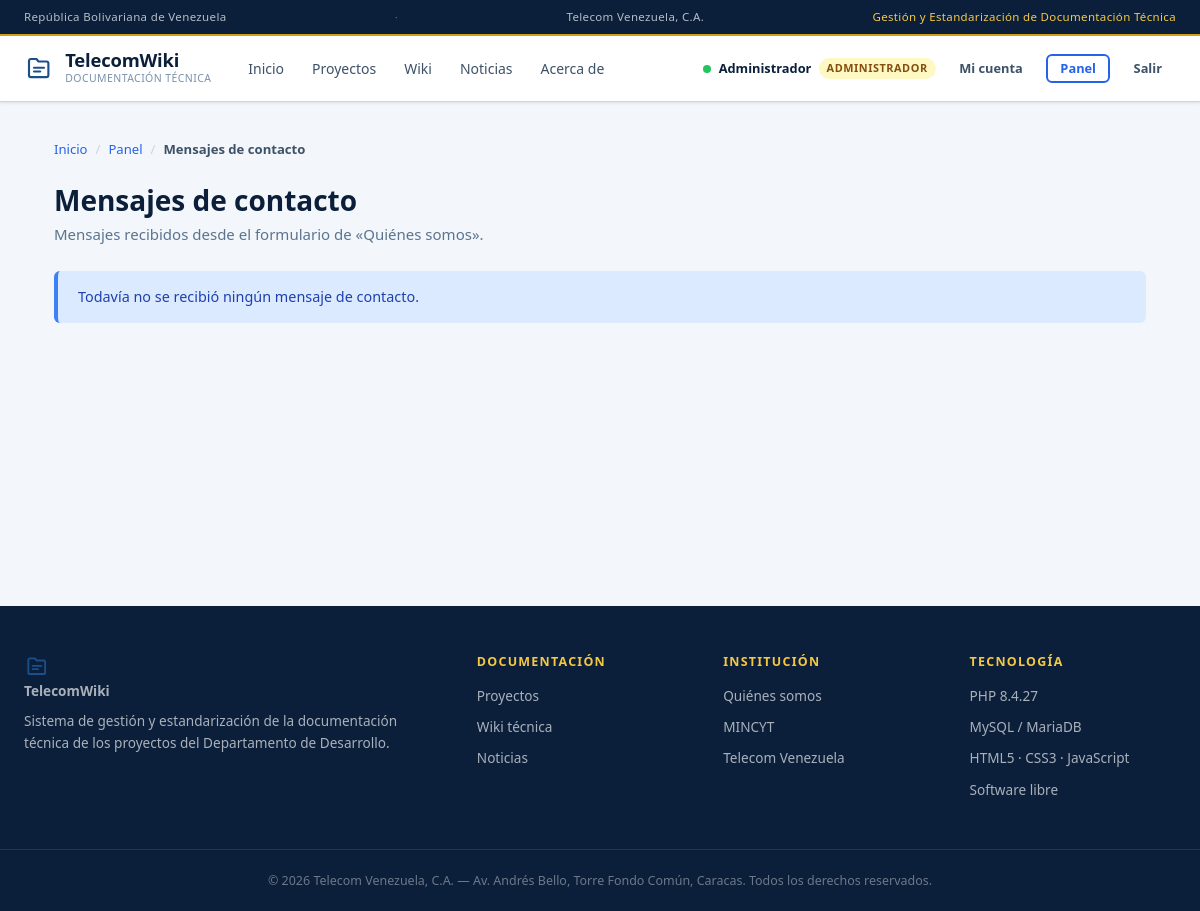
The page /frontend/admin/mensajes_contacto.php (signed in) on the database as committed earlier.
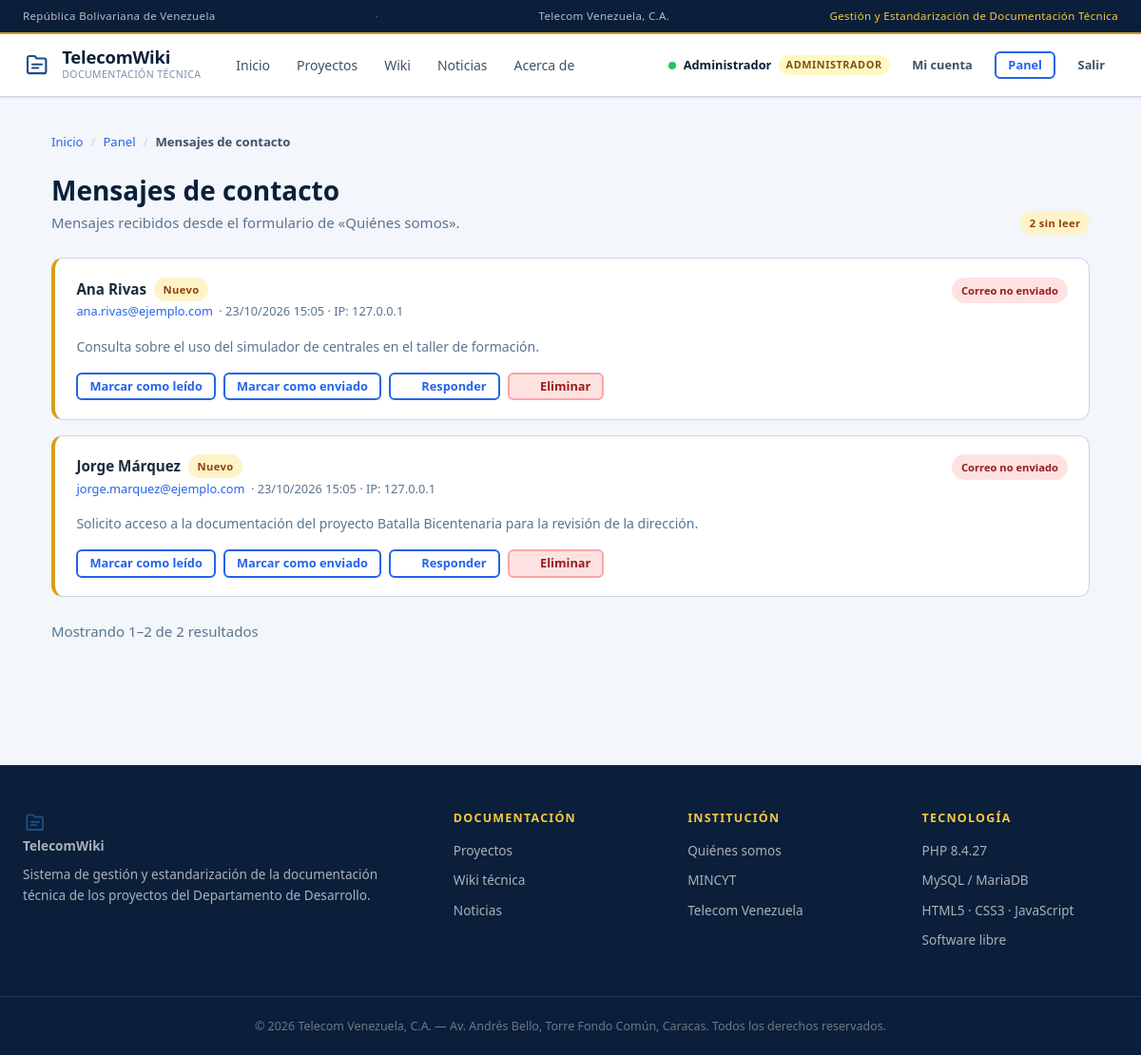
The same page on the database as committed later.
### tables this page shows
CREATE TABLE `mensajes_contacto` (
    `id`          INT UNSIGNED NOT NULL AUTO_INCREMENT,
    `nombre`      VARCHAR(150) NOT NULL,
    `email`       VARCHAR(150) NOT NULL,
    `mensaje`     TEXT         NOT NULL,
    `ip`          VARCHAR(45)  NULL,
    `leido`       TINYINT(1)   NOT NULL DEFAULT 0,
    `enviado_ok`  TINYINT(1)   NOT NULL DEFAULT 0,
    `creado_en`   DATETIME     NOT NULL DEFAULT CURRENT_TIMESTAMP,
    PRIMARY KEY (`id`),
    KEY `idx_mensajes_leido` (`leido`,`creado_en`)
);

### backend/lib/bootstrap.php (called while the page is built, shortened)
<?php
require_once __DIR__ . '/../config/db.php';
require_once __DIR__ . '/helpers.php';
require_once __DIR__ . '/validate.php';
require_once __DIR__ . '/paginate.php';
require_once __DIR__ . '/render.php';
function abrirPagina(string $titulo = ''): void {
    include FRONTEND . '/partials/header.php';
}
function cerrarPagina(): void {
    include FRONTEND . '/partials/footer.php';
}

### backend/config/db.php (called while the page is built, shortened)
<?php
function getDB(): PDO {
    static $pdo = null;
    if ($pdo === null) {
        $dsn = 'mysql:host=' . DB_HOST . ';port=' . DB_PORT
             . ';dbname=' . DB_NAME . ';charset=utf8mb4';
        try {
            $pdo = new PDO($dsn, DB_USER, DB_PASS, [
                PDO::ATTR_ERRMODE            => PDO::ERRMODE_EXCEPTION,
                PDO::ATTR_DEFAULT_FETCH_MODE => PDO::FETCH_ASSOC,
                PDO::ATTR_EMULATE_PREPARES   => false,
            ]);
        } catch (PDOException $e) {
            error_log('[db.php] Error de conexión a MySQL: ' . $e->getMessage());
            http_response_code(503);
            die('<div>'
              . '<strong>El sitio no está disponible en este momento.</strong><br>'
              . '<small>Intenta nuevamente en unos minutos. Si el problema persiste, '
              . 'verificá que MySQL esté iniciado (XAMPP → pestaña MySQL) y que exista '
              . 'la base de datos <em>telecom_wiki</em>.</small></div>');
        }
    }
    return $pdo;
}

### backend/lib/paginate.php (called while the page is built, shortened)
<?php
require_once __DIR__ . '/validate.php';
function paginar(int $total, int $porPagina = 0): array {
    $porPagina = $porPagina > 0 ? $porPagina : POR_PAGINA;
    $totalPaginas = max(1, (int) ceil($total / $porPagina));
    $pagina = entero($_GET['pagina'] ?? 1, 1);
    $pagina = max(1, min($pagina, $totalPaginas));
    return [
        'pagina'        => $pagina,
        'por_pagina'    => $porPagina,
        'offset'        => ($pagina - 1) * $porPagina,
        'total_paginas' => $totalPaginas,
        'total'         => $total,
    ];
}
function resumenPaginacion(array $pag): string {
    $desde = $pag['offset'] + 1;
    $hasta = min($pag['offset'] + $pag['por_pagina'], $pag['total']);
    return 'Mostrando ' . $desde . '–' . $hasta . ' de ' . $pag['total'] . ' resultados';
}

### backend/lib/validate.php (called while the page is built, shortened)
<?php
require_once __DIR__ . '/helpers.php';
function entero($v, int $defecto = 0): int {
    return filter_var($v, FILTER_VALIDATE_INT) !== false ? (int) $v : $defecto;
}

### frontend/admin/mensajes_contacto.php (the view, shortened to what the changed rows need)
<?php
require_once dirname(__DIR__, 2) . '/backend/lib/bootstrap.php';
$totalNoLeidos = (int) getDB()->query(
    'SELECT COUNT(*) FROM mensajes_contacto WHERE leido = 0'
)->fetchColumn();
$total = (int) getDB()->query('SELECT COUNT(*) FROM mensajes_contacto')->fetchColumn();
$pag   = paginar($total, POR_PAGINA_ADMIN);
$st = getDB()->prepare(
    'SELECT * FROM mensajes_contacto
      ORDER BY leido ASC, creado_en DESC
      LIMIT :n OFFSET :o'
);
$st->bindValue(':n', $pag['por_pagina'], PDO::PARAM_INT);
$st->bindValue(':o', $pag['offset'], PDO::PARAM_INT);
$st->execute();
$mensajes = $st->fetchAll();
$cssExtra  = 'admin.css';
abrirPagina();
?>
<div class="container container--panel">
    <?= migaDePan([
        ['Inicio' => 'index.php'],
        ['Panel' => 'admin/index.php'],
        ['Mensajes de contacto' => null],
    ]) ?>
    <div class="seccion-cabecera">
        <div>
            <h1>Mensajes de contacto</h1>
            <p class="muted">Mensajes recibidos desde el formulario de «Quiénes somos».</p>
        </div>
        <?php if ($totalNoLeidos): ?>
            <span class="chip chip--aviso"><?= $totalNoLeidos ?> sin leer</span>
        <?php endif; ?>
    </div>
    <?php if (!$mensajes): ?>
        <div class="alert alert-info">Todavía no se recibió ningún mensaje de contacto.</div>
    <?php else: ?>
        <ul class="lista-mensajes">
            <?php foreach ($mensajes as $m): ?>
            <li class="tarjeta-mensaje<?= $m['leido'] ? '' : ' tarjeta-mensaje--nuevo' ?>">
                <header class="tarjeta-mensaje__cabecera">
                    <div>
                        <p class="tarjeta-mensaje__nombre">
                            <?= e($m['nombre']) ?>
                            <?php if (!$m['leido']): ?>
                                <span class="chip chip--aviso">Nuevo</span>
                            <?php endif; ?>
                        </p>
                        <p class="muted">
                            <a href="mailto:<?= e($m['email']) ?>"><?= e($m['email']) ?></a>
                            · <?= e(fecha($m['creado_en'], 'd/m/Y H:i')) ?>
                            <?php if ($m['ip']): ?> · IP: <?= e($m['ip']) ?><?php endif; ?>
                        </p>
                    </div>
                    <div>
                        <?php if ($m['enviado_ok']): ?>
                            <span class="status-badge status-activo">Correo enviado</span>
                        <?php else: ?>
                            <span class="status-badge status-rechazada">Correo no enviado</span>
                        <?php endif; ?>
                    </div>
                </header>
                <p class="tarjeta-mensaje__cuerpo"><?= e($m['mensaje']) ?></p>
                <div class="tarjeta-mensaje__acciones">
                    <form method="post" action="<?= e(url('admin/mensajes_contacto.php')) ?>">
                        <button class="btn btn-sm btn-outline" type="submit">
                            <?= $m['leido'] ? 'Marcar como no leído' : 'Marcar como leído' ?>
                        </button>
                    </form>
                    <form method="post" action="<?= e(url('admin/mensajes_contacto.php')) ?>"
                          title="El estado automático del correo no siempre es exacto: corregilo según lo que veas en tu bandeja.">
                        <button class="btn btn-sm btn-outline" type="submit">
                            <?= $m['enviado_ok'] ? 'Marcar como no enviado' : 'Marcar como enviado' ?>
                        </button>
                    </form>
                    <a class="btn btn-sm btn-outline" href="mailto:<?= e($m['email']) ?>">
                        <?= icono('mail', 14) ?> Responder
                    </a>
                    <form method="post" action="<?= e(url('admin/mensajes_contacto.php')) ?>"
                          data-confirm-submit="¿Eliminar este mensaje? No se puede deshacer.">
                        <button class="btn btn-sm btn-danger" type="submit">
                            <?= icono('trash', 14) ?> Eliminar
                        </button>
                    </form>
                </div>
            </li>
            <?php endforeach; ?>
        </ul>
        <p class="muted"><?= e(resumenPaginacion($pag)) ?></p>
    <?php endif; ?>
</div>

### frontend/partials/header.php (shortened to what the changed rows need)
<?php
require_once dirname(__DIR__, 2) . '/backend/lib/bootstrap.php';
$paginaActual = basename($_SERVER['PHP_SELF'] ?? '', '.php');
$seccionDe = [
    'index'              => 'index',
    'proyectos'          => 'proyectos',
    'proyecto'           => 'proyectos',
    'wiki'               => 'wiki',
    'articulo'           => 'wiki',
    'noticias'           => 'noticias',
    'noticia'            => 'noticias',
    'acerca'             => 'acerca',
];
$seccionActiva = $seccionDe[$paginaActual] ?? '';
$enlaces = [
    'index'     => ['Inicio',     'index.php'],
    'proyectos' => ['Proyectos',  'proyectos.php'],
    'wiki'      => ['Wiki',       'wiki.php'],
    'noticias'  => ['Noticias',   'noticias.php'],
    'acerca'    => ['Acerca de',  'acerca.php'],
];
$cssExtra   = $cssExtra ?? '';
?>
<!DOCTYPE html>
<html lang="es">
<head>
    <link rel="stylesheet" href="<?= e(url('css/base.css')) ?>">
    <link rel="stylesheet" href="<?= e(url('css/layout.css')) ?>">
    <link rel="stylesheet" href="<?= e(url('css/components.css')) ?>">
    <link rel="stylesheet" href="<?= e(url('css/pages.css')) ?>">
<?php if ($cssExtra !== ''): ?>
    <link rel="stylesheet" href="<?= e(url('css/' . $cssExtra)) ?>">
<?php endif; ?>
</head>
<body>
<header class="site-header">
    <div class="site-header__inner container">
        <nav id="nav-principal" class="site-nav" aria-label="Navegación principal">
            <ul>
<?php foreach ($enlaces as $clave => [$texto, $ruta]): ?>
                <li>
                    <a href="<?= e(url($ruta)) ?>"
                       <?= $seccionActiva === $clave ? 'class="is-active" aria-current="page"' : '' ?>>
                        <?= e($texto) ?>
                    </a>
                </li>
<?php endforeach; ?>
            </ul>
        </nav>
    </div>
</header>
<main id="contenido" class="main-content">

### backend/lib/render.php (shortened to what the changed rows need)
<?php
require_once __DIR__ . '/paginate.php';
function migaDePan(array $items): string {
    $html = '<nav class="breadcrumb" aria-label="Miga de pan"><ol>';
    $ultimo = count($items) - 1;
    foreach ($items as $i => $item) {
        $nombre = array_key_first($item);
        $ruta   = $item[$nombre];
        $sep    = $i > 0 ? '<span class="breadcrumb__sep" aria-hidden="true">/</span>' : '';
        if ($i === $ultimo || $ruta === null) {
            $html .= $sep . '<li class="breadcrumb__actual" aria-current="page">' . e($nombre) . '</li>';
        } else {
            $html .= $sep . '<li><a href="' . e(url($ruta)) . '">' . e($nombre) . '</a></li>';
        }
    }
    return $html . '</ol></nav>';
}

### backend/lib/helpers.php (shortened to what the changed rows need)
<?php
function e(?string $s): string {
    return htmlspecialchars($s ?? '', ENT_QUOTES | ENT_SUBSTITUTE, 'UTF-8');
}
function url(string $ruta = ''): string {
    return SITE_URL . '/' . ltrim($ruta, '/');
}
function fecha(?string $fecha, string $formato = 'd/m/Y'): string {
    $ts = strtotime($fecha);
    return $ts ? date($formato, $ts) : '—';
}
function icono(string $nombre, int $size = 18): string {
    $d = $paths[$nombre] ?? $paths['folder'];
    return '<svg class="icon" width="' . $size . '" height="' . $size
         . '" viewBox="0 0 20 20" fill="currentColor" aria-hidden="true" focusable="false">'
         . $d . '</svg>';
}

Rows that differ between the two databases and show on the page:
added mensajes_contacto: nombre "Ana Rivas", leido "Nuevo", email "ana.rivas@ejemplo.com", creado_en "23/10/2026 15:05", ip "127.0.0.1", enviado_ok "Correo no enviado", mensaje "Consulta sobre el uso del simulador de centrales en el taller de formación."
added mensajes_contacto: nombre "Jorge Márquez", leido "Nuevo", email "jorge.marquez@ejemplo.com", creado_en "23/10/2026 15:05", ip "127.0.0.1", enviado_ok "Correo no enviado", mensaje "Solicito acceso a la documentación del proyecto Batalla Bicentenaria para la revisión de la dirección."
Other text that changed with them:
$totalNoLeidos: (not shown) → "2"
resumenPaginacion($pag): (not shown) → "Mostrando 1–2 de 2 resultados"
text no longer shown: "Todavía no se recibió ningún mensaje de contacto."
text now shown: "sin leer"
